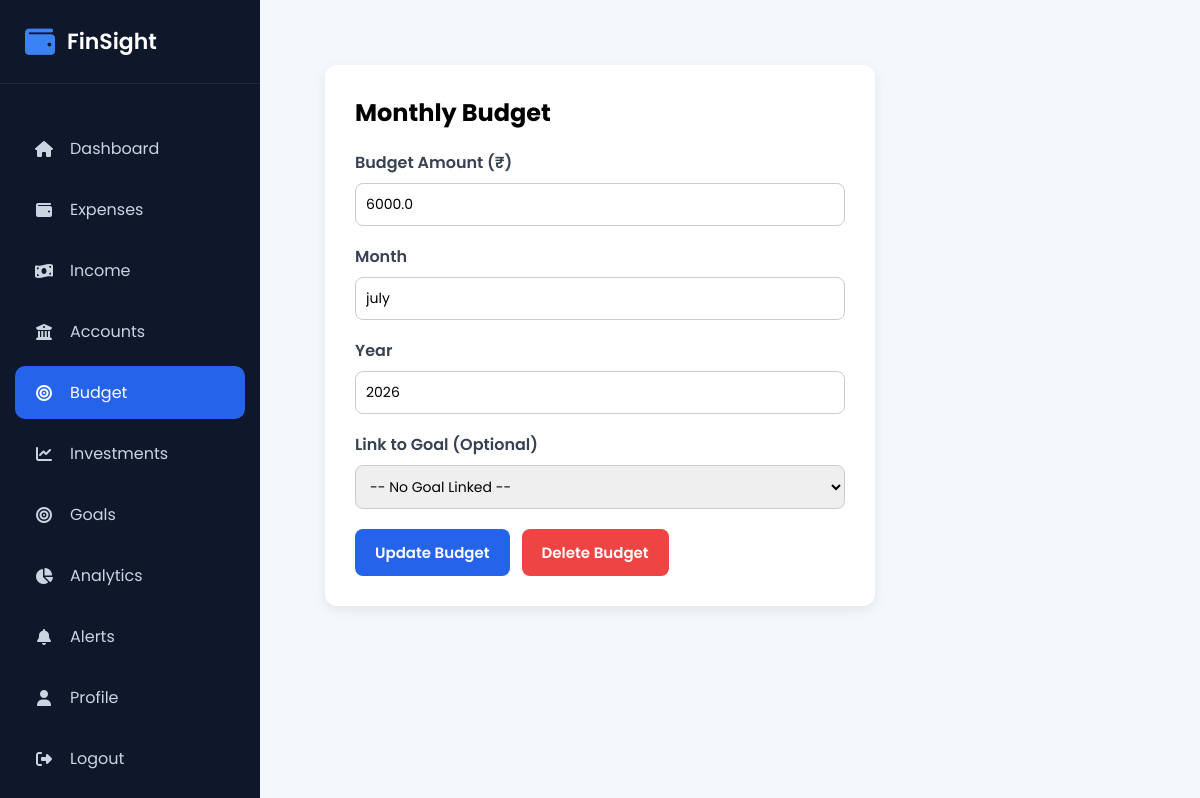
The page /budgets (signed in) on the database its author committed.
### models/budget.py (models this page shows)
class Budget(db.Model):
    __tablename__ = "budgets"
    id = db.Column(db.Integer, primary_key=True)
    monthly_budget = db.Column(db.Float, nullable=False)
    month = db.Column(db.String(20), nullable=False)
    year = db.Column(db.Integer, nullable=False)
    created_at = db.Column(
        db.DateTime,
        default=datetime.utcnow
    )
    user_id = db.Column(
        db.Integer,
        db.ForeignKey("users.id"),
        nullable=False
    )
    goal_id = db.Column(
        db.Integer,
        db.ForeignKey("goals.id"),
        nullable=True
    )
    goal = db.relationship(
        "Goal",
        backref=db.backref("budgets", lazy=True)
    )

### routes/budget.py (the view, shortened to what this page needs)
@budget.route("/budgets", methods=["GET", "POST"])
@login_required
def budgets():
    current_budget = Budget.query.filter_by(user_id=current_user.id).first()
    goals = Goal.query.filter_by(user_id=current_user.id).all()
    return render_template(
        "budgets.html",
        budget=current_budget,
        goals=goals
    )

### app.py (called while the page is built)
@login_manager.user_loader
def load_user(user_id):
    return User.query.get(int(user_id))

@app.context_processor
def inject_global_vars():
    if current_user.is_authenticated:
        unread_count = FinancialAlert.query.filter_by(user_id=current_user.id, is_read=False).count()
        return dict(unread_alerts_count=unread_count)
    return dict(unread_alerts_count=0)

### templates/budgets.html (shortened to what this page needs)
{% extends "layout.html" %}
{% block css %}
<link rel="stylesheet" href="{{ url_for('static', filename='css/budget.css') }}">
{% endblock %}
{% block content %}
<div class="budget-container">
    <div class="budget-card">
        <h2>Monthly Budget</h2>
        <form id="budget-form" method="POST" action="{{ url_for('budget.budgets') }}">
            <div class="form-group">
                <label>Budget Amount (₹)</label>
                <input
                    type="number"
                    name="monthly_budget"
                    step="0.01"
                    required
                    placeholder="e.g. 30000"
                    value="{{ budget.monthly_budget if budget else '' }}">
            </div>
            <div class="form-group">
                <label>Month</label>
                <input
                    type="text"
                    name="month"
                    placeholder="e.g. August"
                    required
                    value="{{ budget.month if budget else '' }}">
            </div>
            <div class="form-group">
                <label>Year</label>
                <input
                    type="number"
                    name="year"
                    placeholder="2026"
                    required
                    value="{{ budget.year if budget else '' }}">
            </div>
            <div class="form-group">
                <label>Link to Goal (Optional)</label>
                <select name="goal_id">
                    <option value="">-- No Goal Linked --</option>
                </select>
            </div>
        </form>
        <div class="budget-actions">
            <button type="submit" form="budget-form" class="btn-save">
                {% if budget %}
                    Update Budget
                {% else %}
                    Save Budget
                {% endif %}
            </button>
            {% if budget %}
                <form method="POST" action="{{ url_for('budget.delete_budget', id=budget.id) }}" style="display:inline;" onsubmit="return confirm('Are you sure you want to delete this budget?');">
                    <button type="submit" class="btn-delete">Delete Budget</button>
                </form>
            {% endif %}
        </div>
    </div>
</div>
{% endblock %}

### static/css/layout.css (style rules this page uses)
* { margin:0; padding:0; box-sizing:border-box; font-family:'Poppins',sans-serif; }
body { background:#f4f7fc; }

### static/css/budget.css (style rules this page uses)
.budget-container { padding:30px; }
.budget-card { background:white; max-width:550px; padding:30px; border-radius:12px; box-shadow:0 4px 12px rgba(0,0,0,.08); }
.budget-card h2 { margin-bottom:20px; }
.form-group { margin-bottom:18px; }
.form-group label { display:block; margin-bottom:8px; font-weight:600; color:#374151; }
.form-group input, .form-group select { width:100%; padding:10px; border:1px solid #ccc; border-radius:8px; font-family:inherit; font-size:14px; box-sizing:border-box; }
.budget-actions { display: flex; align-items: center; gap: 12px; margin-top: 20px; }
.btn-save { background:#2563EB; color:white; border:none; padding:12px 20px; border-radius:8px; cursor:pointer; font-size:15px; font-weight:600; }
.btn-delete { background:#ef4444; color:white; border:none; padding:12px 20px; border-radius:8px; cursor:pointer; font-size:15px; font-weight:600; text-decoration:none; display:inline-block; }

### rows shown on the page
Budget: monthly_budget "6000.0", month "july", year "2026"
